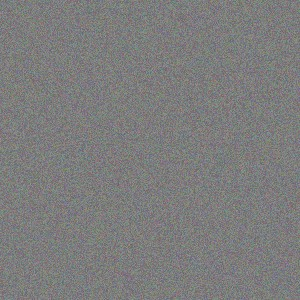
#> input picture tests/samples/test_clean.jpg, 300 x 300 px; its folder holds only this picture in this run
$ python -i ela.py   (imports and definitions only)
#> lines starting #> are read from the running program, lines starting #| are printed output that depends on the picture
#> further down, picture is the input picture: PIL image 300x300 RGB; mean R, G, B 124.5, 124.6, 124.5
"""Error Level Analysis (ELA) Engine.

Identifies compression anomalies by measuring differences after re-saving at known JPEG quality levels.
Modified or spliced regions typically exhibit noticeably higher or lower error levels compared to
the surrounding background.
"""

import io
from typing import Dict, Any, List, Tuple
from PIL import Image, ImageChops, ImageEnhance
import numpy as np


def perform_ela(
    image: Image.Image,
    quality: int = 95,
    scale: int = 15,
    grid_size: int = 32
) -> Dict[str, Any]:
    """Performs Error Level Analysis (ELA) on an image.

    Args:
        image: PIL Image in RGB mode.
        quality: JPEG recompression quality (default: 95).
        scale: Multiplier for difference contrast (default: 15).
        grid_size: Tile size in pixels for spatial anomaly scanning.

    Returns:
        Dict with metrics, anomaly score, flagged regions, and PIL difference image.
    """
#> called with quality = 95, scale = 15, grid_size = 32
    rgb_img = image.convert("RGB")

    # Recompress to temporary in-memory buffer
    buffer = io.BytesIO()
    rgb_img.save(buffer, "JPEG", quality=quality)
    buffer.seek(0)
    recompressed = Image.open(buffer).convert("RGB")

    # Calculate absolute difference
    diff = ImageChops.difference(rgb_img, recompressed)

    # Enhance difference for visual representation
    enhanced = ImageEnhance.Brightness(diff).enhance(scale)
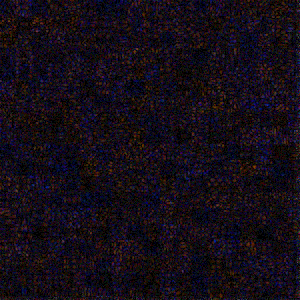
#> enhanced: PIL image 300x300 RGB; mean R, G, B 20.7, 13.4, 23

    # Numerical analysis on difference array
    diff_arr = np.array(diff, dtype=np.float32)  # shape: (H, W, 3)
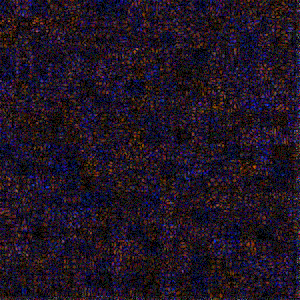
#> diff_arr: shape (300, 300, 3) float32; mean R, G, B 1.38, 0.89, 1.53; drawn with min black and max white
    channel_diff = np.mean(diff_arr, axis=2)     # shape: (H, W)
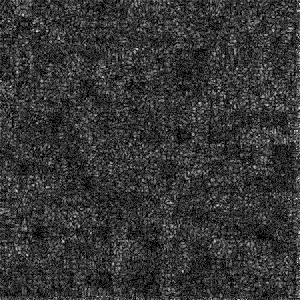
#> channel_diff: shape (300, 300) float32; min 0, max 6, mean 1.27; drawn with min black and max white

    global_mean = float(np.mean(channel_diff))
#> global_mean = 1.27
    global_std = float(np.std(channel_diff))
#> global_std = 0.746
    global_max = float(np.max(channel_diff))
#> global_max = 6

    # Spatial grid anomaly detection
    h, w = channel_diff.shape
#> h = 300; w = 300
    suspicious_regions: List[Dict[str, Any]] = []
    block_scores = []

    # Avoid zero division
    effective_std = global_std if global_std > 0.05 else 0.05
#> effective_std = 0.746

    for y in range(0, h - grid_size + 1, grid_size):
        for x in range(0, w - grid_size + 1, grid_size):
            patch = channel_diff[y:y+grid_size, x:x+grid_size]
            patch_mean = float(np.mean(patch))
            patch_std = float(np.std(patch))

            # Z-score of patch mean compared to global mean
            z_score = abs(patch_mean - global_mean) / effective_std
            block_scores.append(z_score)

            # If patch deviates noticeably from global compression profile
            if z_score > 3.0:
                suspicious_regions.append({
                    "bbox": (x, y, x + grid_size, y + grid_size),
                    "mean_error": round(patch_mean, 2),
                    "z_score": round(z_score, 2),
                    "relative_intensity": "higher" if patch_mean > global_mean else "lower"
                })
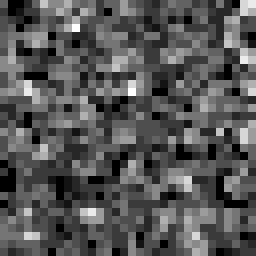
#> patch: shape (32, 32) float32 (shown 8 times larger); min 0, max 4.33, mean 1.47; drawn with min black and max white
#> after the loop, block_scores = 81 values, max 0.408 at index 76, min 0.00198 at index 39, mean 0.113; suspicious_regions = []

    # Heuristic score calculation (0 - 100)
    # Factor 1: Percentage of anomalous grid tiles
    total_tiles = max(1, len(block_scores))
#> total_tiles = 81
    anom_pct = (len(suspicious_regions) / total_tiles) * 100
#> anom_pct = 0

    # Factor 2: Peak Z-Score
    max_z = max(block_scores) if block_scores else 0.0
#> max_z = 0.408

    # Compute combined risk score
    raw_score = (min(anom_pct * 8.0, 50.0)) + (min(max_z * 8.0, 50.0))
#> raw_score = 3.27
    ela_score = round(min(max(raw_score, 0.0), 100.0), 1)
#> ela_score = 3.3

    return {
        "score": ela_score,
        "global_mean": round(global_mean, 3),
        "global_std": round(global_std, 3),
        "global_max": round(global_max, 3),
        "anomalous_blocks_count": len(suspicious_regions),
        "total_blocks": total_tiles,
        "anomaly_percentage": round(anom_pct, 2),
        "suspicious_regions": suspicious_regions[:10],  # Top 10 flagged regions
        "ela_image": enhanced,
        "diff_matrix": channel_diff,
    }

>>> from PIL import Image
>>> picture = Image.open('../../../tests/samples/test_clean.jpg')
>>> result = perform_ela(picture)
#> result = 10 items

$ run again, on tests/samples/test_tampered.jpg
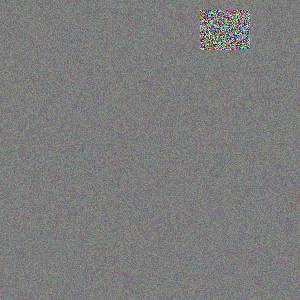
#> input picture tests/samples/test_tampered.jpg, 300 x 300 px
#> picture is the input picture: PIL image 300x300 RGB; mean R, G, B 124.6, 124.6, 124.5
#> in perform_ela, `channel_diff = np.mean(diff_arr, axis=2)`:
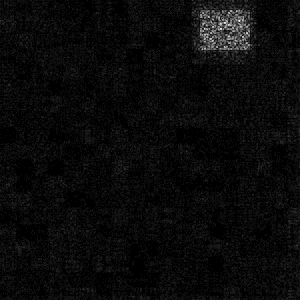
#> channel_diff: shape (300, 300) float32; min 0, max 18.33, mean 0.756; drawn with min black and max white
#> global_mean = 0.756
#> global_std = 1.13
#> global_max = 18.33
#> effective_std = 1.13
#> after the loop in perform_ela, `for y in range(0, h - grid_size + 1, grid_size):`:
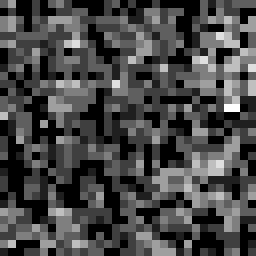
#> patch: shape (32, 32) float32 (shown 8 times larger); min 0, max 2.67, mean 0.752; drawn with min black and max white
#> after the loop in perform_ela, `for y in range(0, h - grid_size + 1, grid_size):`: block_scores = 81 values, max 3.17 at index 7, min 0.00109 at index 44, mean 0.284; suspicious_regions = 1 item
#> total_tiles = 81
#> anom_pct = 1.23
#> max_z = 3.17
#> raw_score = 35.2
#> result = 10 items
